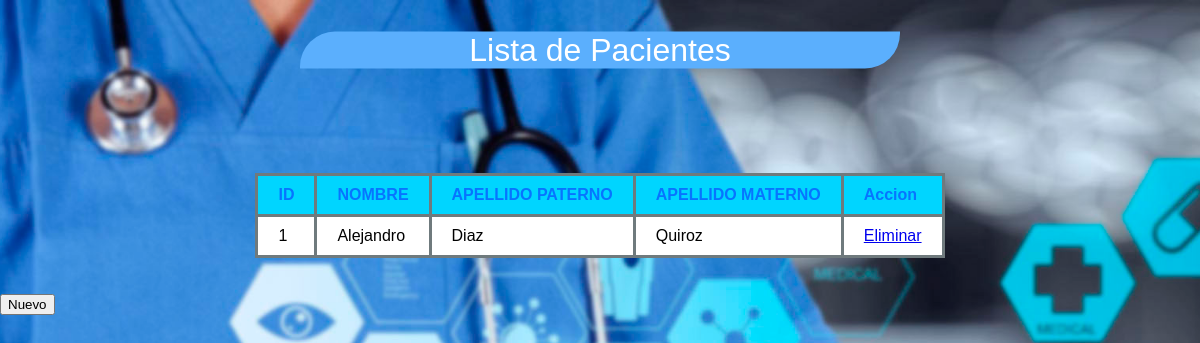
/Salud/mostrarPaciente.php, run on the app's committed database.
### tables this page shows
CREATE TABLE `pacientes` (
  `id` int(11) NOT NULL,
  `Nombre` varchar(50) NOT NULL,
  `apellidoPaterno` varchar(50) NOT NULL,
  `apellidoMaterno` varchar(50) NOT NULL
);

### Salud/mostrarPaciente.php (the view, shortened to what this page needs)
<!DOCTYPE html>
<html>
	<head>
	<link rel="stylesheet" href="cssMostrarPaciente/master_mostrarFinanzas.css">
	</head>
	<body>
		<div class="titulo">Lista de Pacientes</div>
		<br><br>
		<form action="nuevoPaciente.html" method="POST">
		<?php
			$enlace=mysqli_connect("localhost", "root", "", "thanis");
			$sentencia= "SELECT* FROM pacientes;";
			$resultado=mysqli_query($enlace, $sentencia);
			$NumFilas=mysqli_num_rows($resultado);
			if($NumFilas==0){
				echo "No existen pacientes registrados para la atención";
			}
			else{
				echo "<table border=1> ";
				echo "<tr>";
				echo "<td> ID </td>";
				echo "<td> NOMBRE </td>";
				echo "<td> APELLIDO PATERNO </td>";
				echo "<td> APELLIDO MATERNO </td>";
				echo "<td> Accion </td>";
				echo "</tr>";
				$contador=1;
				while($contador<=$NumFilas){
					$paciente= mysqli_fetch_row($resultado);
					echo "<tr>";
					echo "<td> $paciente[0]</td>";
					echo "<td> $paciente[1]</td>";
					echo "<td> $paciente[2]</td>";
					echo "<td> $paciente[3]</td>";
					echo "<td><a href='eliminarPacientes.php?paciente=$paciente[0]'>Eliminar</a></td>";
					echo "</tr>";
					$contador=$contador+1;
				}
				echo "</table>";
			}
			?>
		<br>
		<br>
		<input type="Submit" value="Nuevo">
        </form>
	</body>
</html>

### Salud/cssMostrarPaciente/master_mostrarFinanzas.css (style rules this page uses)
table { width: auto; margin-top: 50px; margin-left: auto; margin-right: auto; border-collapse: collapse; }
table tr:first-child { color: #0774FF; background-color: #00D5FF; font-weight: bold; }
td { border: solid #6F7A7D; padding-left: 20px; padding-bottom: 10px; padding-right: 20px; padding-top: 10px; }
table tr { background-color: #fff; }
.titulo { margin-top: 50px; font-size: 200%; text-align: center; font-family: sans-serif; border-radius: 35px 0px 35px 0px; width: 50%; transform:translate(50%,-50%); font-weight: 400; color: #ffffff; background:#5baffd }
body { margin: 0; padding: 0; background: url(../imagenes/background.jpg) no-repeat center bottom; background-size: cover; font-family: sans-serif; height: 100vh; }

### data on the page
pacientes: id "1", Nombre "Alejandro", apellidoPaterno "Diaz", apellidoMaterno "Quiroz"
